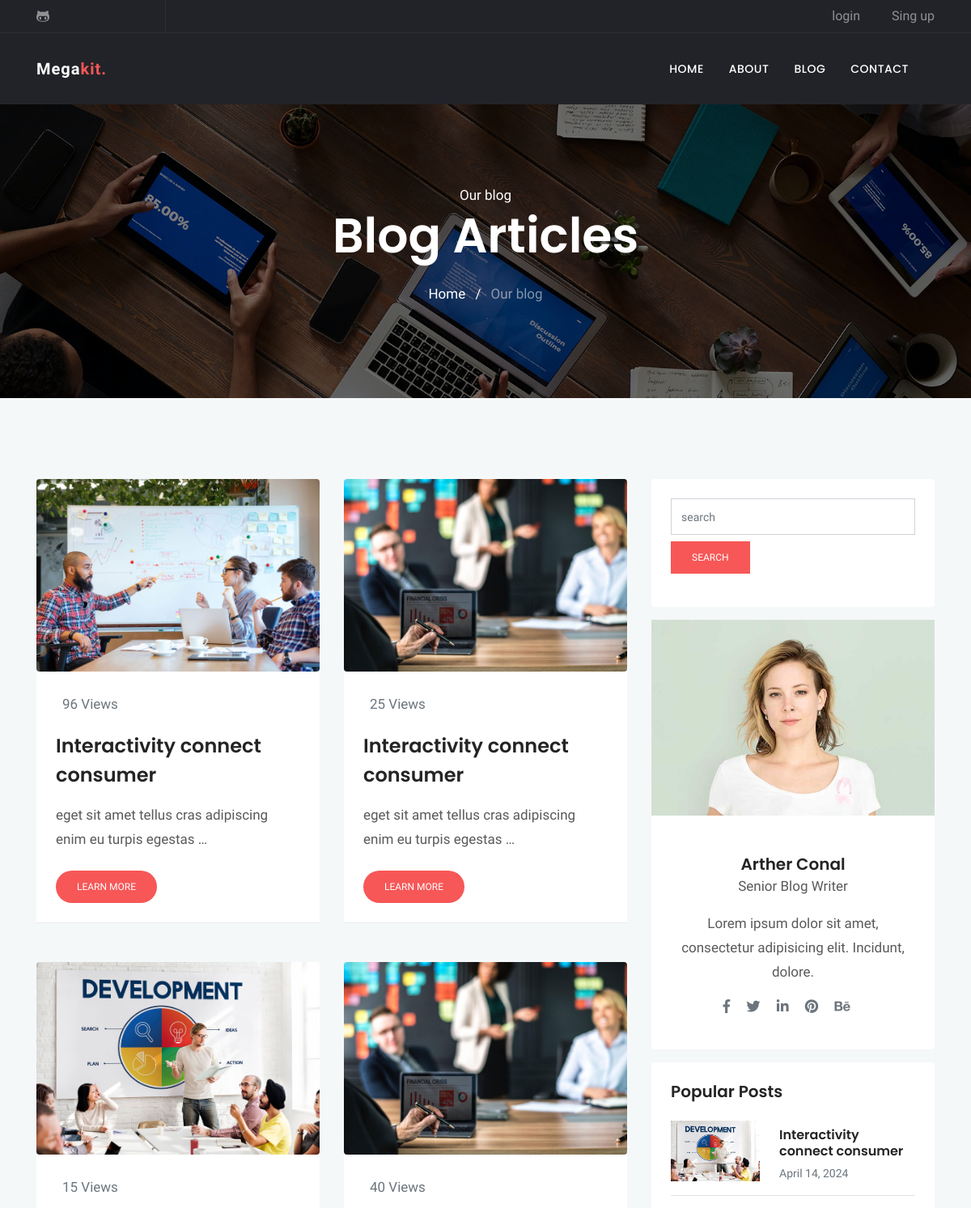
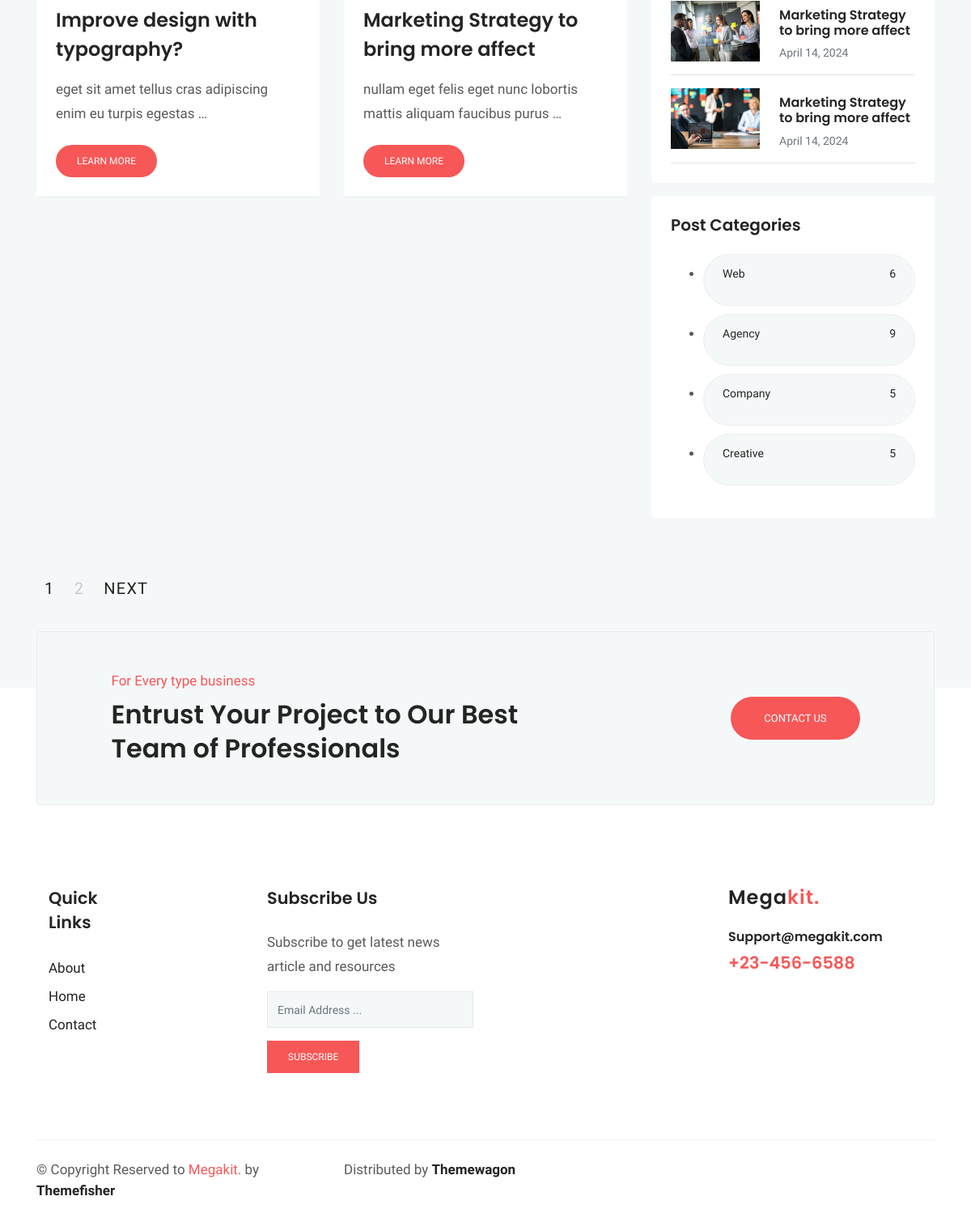
The app's page /blog/category/Web with its own data (2 pictures, top to bottom).
### blog/models.py (models this page shows, shortened)
class Post (models.Model) :
    image = models.ImageField(upload_to = 'blog/',default = 'blog/default.jpg')
    author = models.ForeignKey(User,on_delete=models.SET_NULL,null=True)
    title = models.CharField (max_length = 200)
    content = models.TextField ()
    tags = TaggableManager()
    category = models.ManyToManyField (Category)
    counted_view = models.IntegerField (default = 0)
    status = models.BooleanField (default = False)
    login_required = models.BooleanField (default = False)
    published_date = models.DateTimeField (null = True)
    created_date = models.DateTimeField (auto_now_add = True)
    update_date = models.DateTimeField (auto_now = True)
    class Meta:
        ordering = ['-created_date']

class Category(models.Model):
    name = models.CharField(max_length = 255)
    def __str__(self):
        return self.name

### blog/views.py (the view)
# urls.py: path('', blog_view, name="index"),
def blog_view(request, **kwargs) :
    posts = Post.objects.filter(status = 1, published_date__lte = timezone.now())
    if kwargs.get('cat_name') != None:
        posts = posts.filter(category__name=kwargs['cat_name'])
    if kwargs.get('author_username') != None:
        posts = posts.filter(author__username = kwargs['author_username'])
    if kwargs.get('tag_name') != None:
        posts = posts.filter(tags__name__in=[kwargs['tag_name']])
    posts = Paginator (posts,4)
    try:
        page_number = request.GET.get ('page')
        posts = posts.get_page(page_number)
    except PageNotAnInteger:
        posts = posts.get_page(1)
    except EmptyPage:
        posts = posts.get_page(1)
    context = {'posts': posts}
    return render(request, "blog/blog-sidebar.html", context)

### blog/templatetags/blog_tags.py (called while the page is built)
@register.inclusion_tag('blog/popular-posts.html')
def latestposts(arg = 3) :
    posts = Post.objects.filter(status = 1).order_by('published_date')[:arg]
    return {'posts': posts}

@register.inclusion_tag('blog/post-categories.html')
def postcategories() :
    posts = Post.objects.filter(status = 1)
    categories = Category.objects.all()
    cat_dict = {}
    for name in categories :
        cat_dict[name]=posts.filter(category=name).count()
    return {'categories':cat_dict}

### templates/blog/blog-sidebar.html (shortened to what this page needs)
{% extends 'base.html' %}
{% load static %}
{% load blog_tags %}
{% block content %}
<!doctype html>
<html lang="en">
<head>
  <link rel="stylesheet" href="{% static 'plugins/bootstrap/css/bootstrap.min.css' %}">
  <link rel="stylesheet" href="{% static 'plugins/themify/css/themify-icons.css' %}">
  <link rel="stylesheet" href="{% static 'plugins/fontawesome/css/all.css' %}">
  <link rel="stylesheet" href="{% static 'plugins/magnific-popup/dist/magnific-popup.css' %}">
  <link rel="stylesheet" href="{% static 'plugins/slick-carousel/slick/slick.css' %}">
  <link rel="stylesheet" href="{% static 'plugins/slick-carousel/slick/slick-theme.css' %}">
  <link rel="stylesheet" href="{% static 'css/style.css' %}">
</head>
<body>
  <div class="main-wrapper ">
    <section class="page-title bg-1">
      <div class="container">
        <div class="row">
          <div class="col-md-12">
            <div class="block text-center">
              <span class="text-white">Our blog</span>
              <h1 class="text-capitalize mb-4 text-lg">Blog articles</h1>
              <ul class="list-inline">
                <li class="list-inline-item"><a href="http://127.0.0.1:8000/" class="text-white">Home</a></li>
                <li class="list-inline-item"><span class="text-white">/</span></li>
                <li class="list-inline-item"><a href="{% url 'blog:index' %}" class="text-white-50">Our blog</a></li>
              </ul>
            </div>
          </div>
        </div>
      </div>
    </section>
    <section class="section blog-wrap bg-gray">
      <div class="container">
        <div class="row">
          <div class="col-lg-8">
            <div class="row">
              {% for post in posts %}
              <div class="col-lg-6 col-md-6 mb-5">
                <div class="blog-item">
                  <img src="{{post.image.url}}" alt="" class="img-fluid rounded">
                  <div class="blog-item-content bg-white p-4">
                    <div class="blog-item-meta  py-1 px-2">
                      <span class="text-muted text-capitalize mr-3"></i>{{post.counted_view}} Views</span>
                    </div>
                    <h3 class="mt-3 mb-3"><a href="{% url 'blog:single' pid=post.id %}">{{post.title}}</a></h3>
                    <p class="mb-4">{{ post.content|truncatewords:10 }}</p>
                    <a href="{{post.id}}" class="btn btn-small btn-main btn-round-full">Learn More</a>
                  </div>
                </div>
              </div>
              {% endfor %}
            </div>
          </div>
          <div class="col-lg-4">
            <div class="sidebar-wrap">
              {% include 'blog/blog-search.html' %}
              {% include 'blog/blog-writer.html' %}
              {% latestposts 3 %}
              {% postcategories %}
              <div class="row mt-5">
                <div class="col-lg-8">
                    <nav class="navigation pagination py-2 d-inline-block">
                        <div class="nav-links">
                            {% for i in posts.paginator.page_range %}
                                {% if posts.number == i %}
                                    <span aria-current="page" class="page-numbers current">{{i}}</span>
                                {% else %}
                                    <a class="page-numbers" href="?page={{i}}">{{i}}</a>
                                {% endif %}
                            {% endfor %}
                            {% if posts.has_next %}
                                <a class="next page-numbers" href="?page={{ posts.next_page_number }}">Next</a>
                            {% endif %}
                        </div>
                    </nav>
                </div>
            </div>
            </div>
    </section>
</body>
</html>
{% endblock %}

### templates/blog/popular-posts.html
{% load static %}
{% load humanize %}
    <div class="sidebar-widget latest-post card border-0 p-4 mb-3">
        <h5>Popular Posts</h5>
        {% for post in posts %}
        <div class="media border-bottom py-3">
            <a href="{{post.id}}"><img class="mr-4" src="{{post.image.url}}" alt="" width="110px"></a>
            <div class="media-body">
                <h6 class="my-2"><a href="{% url 'blog:single' pid=post.id %}">{{post.title}}</a></h6>
                <span class="text-sm text-muted">{{post.published_date|naturalday}}</span>
            </div>
        </div>
        {% endfor %}
    </div>

### templates/blog/post-categories.html
{% load static %}
	<div class="sidebar-widget bg-white rounded tags p-4 mb-3">
		<h5 class="mb-4">Post Categories</h5>
        <ul class="cat-list">
            {% for name,count in categories.items %}
            <li>
                <a href="{% url 'blog:category' cat_name=name %}" class="d-flex justify-content-between">
                    <p>{{name}}</p>
                    <p>{{count}}</p>
                </a>
            </li>
            {% endfor %}
	</div>
</div>
            </div>
        </div>

### statics/css/style.css (style rules this page uses)
html { overflow-x: hidden; }
body { line-height: 1.5; font-family: "Hind", serif; -webkit-font-smoothing: antialiased; font-size: 17px; color: rgba(0, 0, 0, 0.65); }
h1, .h1, h2, .h2, h3, .h3, h4, .h4, h5, .h5, h6, .h6 { font-family: "Poppins", sans-serif; font-weight: 600; color: #242424; }
h1, .h1 { font-size: 2.5rem; }
h3, .h3 { font-size: 1.5rem; }
h5, .h5 { font-size: 1.25rem; }
h6, .h6 { font-size: 1rem; }
p { line-height: 30px; }
.btn { display: inline-block; font-size: 14px; font-size: 0.8125rem; font-weight: 400; padding: 1rem 2.5rem; text-transform: uppercase; border-radius: 0; transition: all 0.2s ease; }
.btn-main, .btn-transparent, .btn-small { background: #f75757; color: #fff; transition: all 0.2s ease; }
.btn-small { padding: 10px 25px; font-size: 12px; }
.btn-round-full { border-radius: 50px; }
.bg-gray { background: #f5f8f9; }
.section { padding: 100px 0; }
.overly, .page-title, .slider, .cta, .hero-img { position: relative; }
.overly:before, .page-title:before, .slider:before, .cta:before, .hero-img:before { content: ""; position: absolute; left: 0; top: 0; bottom: 0; right: 0; width: 100%; height: 100%; opacity: 0.5; background: #000; }
.text-sm { font-size: 14px; }
.text-lg { font-size: 3.75rem; }
a { color: #242424; text-decoration: none; }
.page-title { padding: 100px 0; }
.page-title .block h1 { color: #fff; }
.bg-1 { background: url("../images/bg/home-2.jpg") no-repeat 50% 50%; background-size: cover; }
.blog-item-content h3 { line-height: 36px; }
.blog-item-content h3 a { transition: all .4s ease 0s; }
.tags a { background: #f5f8f9; display: inline-block; padding: 8px 23px; border-radius: 38px; margin-bottom: 10px; border: 1px solid #eee; font-size: 14px; text-transform: capitalize; }
.pagination .nav-links a, .pagination .nav-links span.current { font-size: 20px; font-weight: 500; color: #c9c9c9; margin: 0 10px; text-transform: uppercase; letter-spacing: 1.2px; }
.pagination .nav-links span.current, .pagination .nav-links a.next, .pagination .nav-links a.prev { color: #242424; }
.blog-item { border-bottom: 1px solid rgba(0, 0, 0, 0.05); }

### records on screen
Post: image (picture), counted_view "96", title "Interactivity connect consumer", content "eget sit amet tellus cras adipiscing enim eu turpis egestas …"
Post: image (picture), counted_view "25", title "Interactivity connect consumer", content "eget sit amet tellus cras adipiscing enim eu turpis egestas …"
Post: image (picture), counted_view "15", title "Improve design with typography?", content "eget sit amet tellus cras adipiscing enim eu turpis egestas …"
Post: image (picture), counted_view "40", title "Marketing Strategy to bring more affect", content "nullam eget felis eget nunc lobortis mattis aliquam faucibus purus …", published_date "April 14, 2024"
Post: image (picture), title "Interactivity connect consumer", published_date "April 14, 2024"
Post: image (picture), title "Marketing Strategy to bring more affect", published_date "April 14, 2024"
Category: name "Web", count "6"
Category: name "Agency", count "9"
Category: name "Company", count "5"
Category: name "Creative", count "5"

### other values on screen
{{ i }} "1"
{{ i }} "2"
